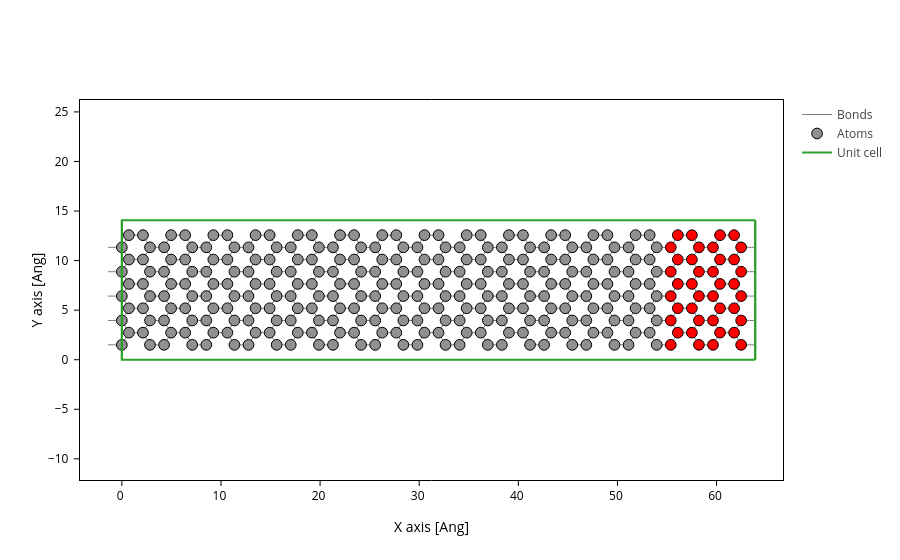

Source (notebook cell):
### Code cell
def terminal(width, length, depth) -> list[float]:
    """From the width and length return the atom indices highligting the terminal atoms of depth `d`"""
    atom_idx = []
    for i in range(1, width+1):
        for d in range(depth):
            atom_idx.append(2*i*length - (1+d))
    return atom_idx

WIDTH = 10
LENGTH = 15
DEPTH = 4
AXES = "xy"

terminal_atom_idx = terminal(WIDTH, LENGTH, DEPTH)
full_ribbon = make_nanoribbon(width=WIDTH, length=LENGTH)
full_ribbon.plot(axes=AXES, atoms_style={"atoms": terminal_atom_idx, "color": "red"})

### Figure 1 — Plotly figure (JSON) as saved in the notebook; plotly's stock layout.template omitted (floating-point values rounded to 4 significant figures; data arrays with more than 128 entries replaced by an {"elided": "..."} marker saying what was removed)
{"data": [{"line": {"color": "gray", "width": 1}, "meta": {}, "mode": "lines", "name": "Bonds", "opacity": 1, "type": "scatter", "x": {"elided": "8925 float values"}, "y": {"elided": "8925 float values"}}, {"marker": {"color": {"elided": "300 str values"}, "line": {"color": "black", "width": 1}, "opacity": 1, "size": 10.72}, "meta": {}, "mode": "markers", "name": "Atoms", "opacity": 1, "type": "scatter", "x": {"elided": "300 float values"}, "y": {"elided": "300 float values"}}, {"meta": {}, "mode": "lines", "name": "Unit cell", "type": "scatter", "x": [0.0, 0.0, 63.9, 63.9, 0.0, 0.0, NaN, 0.0, 0.0, 0.0, 63.9, 63.9, 0.0, NaN, 63.9, 63.9, NaN, 63.9, 63.9], "y": [0.0, 14.07, 14.07, 14.07, 14.07, 14.07, NaN, 14.07, 0.0, 0.0, 0.0, 0.0, 0.0, NaN, 14.07, 0.0, NaN, 14.07, 0.0]}], "layout": {"scene": {"aspectmode": "data", "xaxis": {"title": {"text": "X axis [Ang]"}}, "yaxis": {"title": {"text": "Y axis [Ang]"}}}, "xaxis": {"scaleanchor": "y", "scaleratio": 1, "title": {"text": "X axis [Ang]"}}, "yaxis": {"title": {"text": "Y axis [Ang]"}}}}
